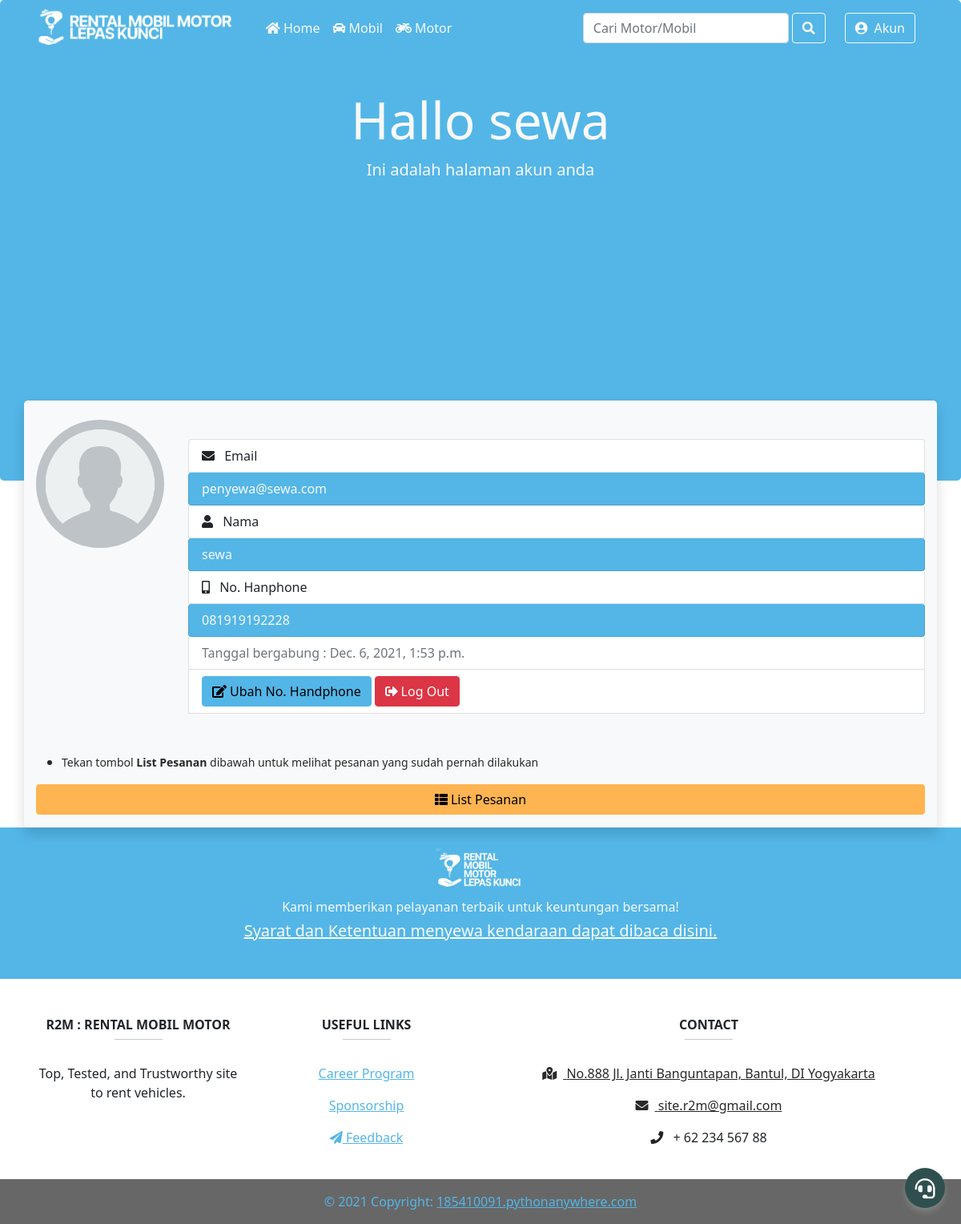
Page /akun/ (signed in) on the earlier database version.
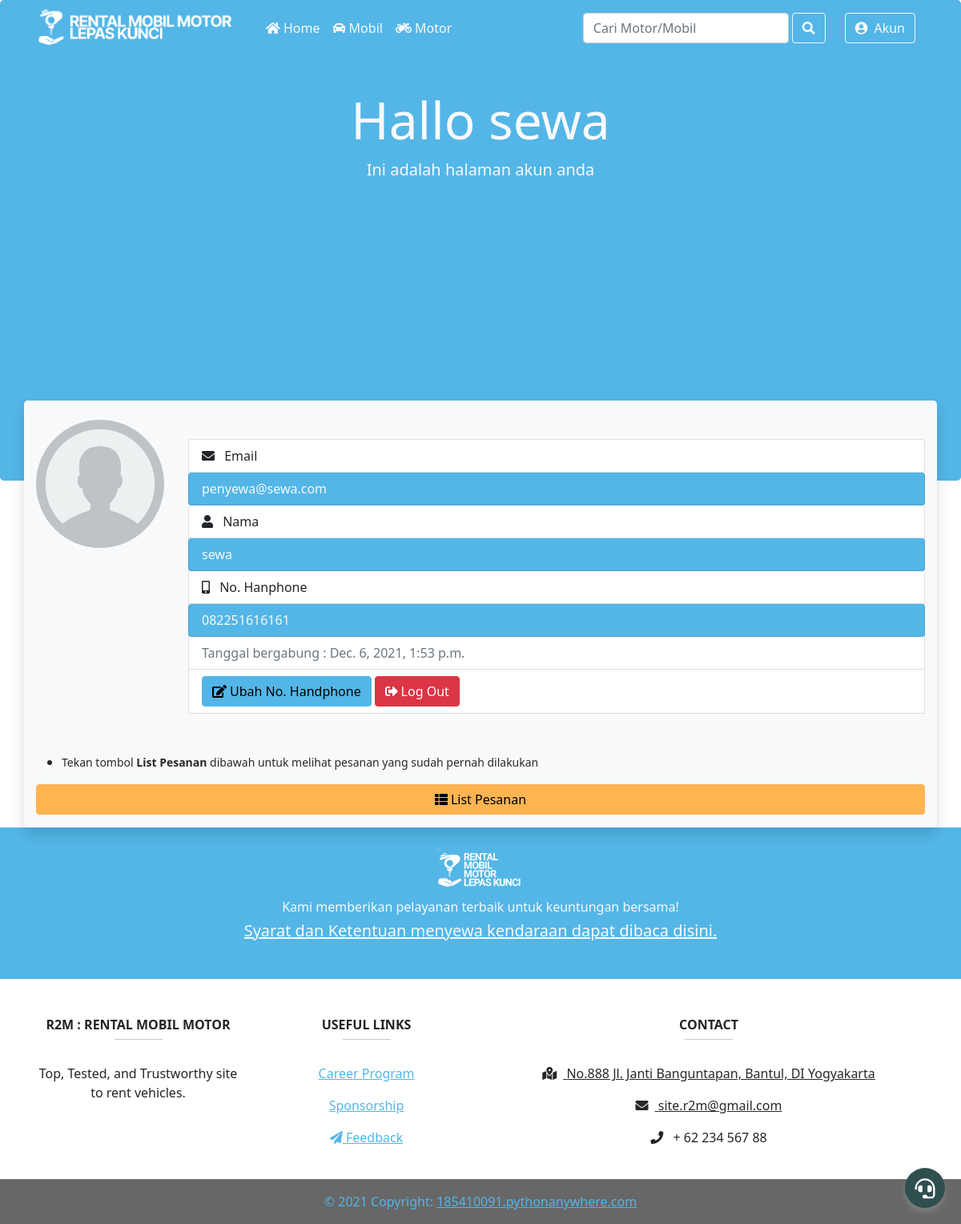
Same page on the later database version.
### akun/models.py (models this page shows, shortened)
class NewAkun(AbstractBaseUser,PermissionsMixin):
    email = models.EmailField(verbose_name="email", max_length=254, unique=True)
    nama = models.CharField(verbose_name="nama", max_length=70)
    no_hp = models.CharField(verbose_name="nomor handphone", max_length=15, unique=False)
    tanggal_akun = models.DateTimeField(default=timezone.now)
    is_staff = models.BooleanField(default=False)
    is_superuser = models.BooleanField(default=False)
    is_active = models.BooleanField(default=True)
    objects = AkunManager()
    USERNAME_FIELD = 'email'
    REQUIRED_FIELDS = ['nama','no_hp']

### akun/views.py (the view, shortened to what this page needs)
# urls.py: path("", views.index , name="index"),
def index(request):
    if request.user.is_authenticated:
        email = request.user.email
        akun = NewAkun.objects.get(email=email)
        pMobil = None
        pMotor = None
        if  bookMobil.objects.filter(id_penyewa_mbl=akun).exists():
            pMobil =  bookMobil.objects.filter(id_penyewa_mbl=akun)
        if  bookMotor.objects.filter(id_penyewa_mtr=akun).exists():
            pMotor =  bookMotor.objects.filter(id_penyewa_mtr=akun)
        context = {
            'title':"Akun | R2M",
            'heading':"Hallo ",
            'subheading':"Ini adalah halaman akun anda",
            'akun' : akun,
            'pesananMbl' : pMobil,
            'pesananMtr' : pMotor
        }
        return render(request, 'akun/index.html',context)
    else:
        return redirect('akun:login')

### mobil/models.py (called while the page is built)
    def __str__(self):
        return "{} - {}".format(self.plat_mbl,self.nama_mbl)

### motor/models.py (called while the page is built)
    def __str__(self):
        return "{} - {}".format(self.plat_mtr,self.nama_mtr)

### templates/akun/index.html (shortened to what this page needs)
{% extends 'base.html' %}
{% load static %}
{% block stylesheet %}
<link rel="stylesheet" href="{% static 'akun/css/jumbotron.css' %}" />
{% endblock stylesheet %}
{% block header %}
<div class="row m-auto ">
    <div class="col-12 w-auto">
        <h1 class="display-3 text-light text-center"><strong>{{heading}} {{akun.nama}}</strong></h1>
        <p class="lead text-light text-center">{{subheading}}</p>
    </div>
</div>
{% endblock header %}
{% block content %}
<div class="row">
    <div class="col-sm-12 col-md-2 wy-5">
        <img src="{% static 'base-img/profile-ph.png' %}" class="img-fluid rounded-circle my-4 border-primary"
            alt="Foto Profile">
    </div>
    <div class="col-sm-12 col-md-10 my-5">
        <ul class="list-group">
            <li class="list-group-item"> <i class="fas fa-envelope mr-2"></i> Email</li>
            <li class="list-group-item bg-primary text-light rounded">{{akun.email}}</li>
            <li class="list-group-item"><i class="fas fa-user mr-2"></i> Nama</li>
            <li class="list-group-item bg-primary text-light rounded">{{akun.nama}}</li>
            <li class="list-group-item "><i class="fas fa-mobile-alt mr-2"></i> No. Hanphone</li>
            <li class="list-group-item bg-primary text-light rounded">{{akun.no_hp}}</li>
            <li class="list-group-item disabled">Tanggal bergabung : {{akun.tanggal_akun}}</li>
            <li class="list-group-item inline">
                <button type="button" class="btn btn-primary" data-toggle="modal" data-target="#nohpModal"><i class="fas fa-edit mr-1"></i>Ubah No.
                    Handphone</button>
                <button type="button" class="btn btn-danger" data-toggle="modal" data-target="#logoutModal"><i
                        class="fas fa-sign-out-alt mr-1"></i>Log Out</button>
            </li>
        </ul>
    </div>
</div>
<div class="row">
    <div class="col mb-3">
        <ul>
            <li>
                <p><small>Tekan tombol <strong>List Pesanan</strong> dibawah untuk melihat pesanan yang sudah pernah dilakukan</small></p>
            </li>
        </ul>
        <button id="pesanan" class="btn btn-warning btn-block"><i class="fas fa-th-list mr-1"></i>List Pesanan</button>
    </div>
</div>
{% endblock content %}

Differences in the rows shown:
changed NewAkun "sewa": no_hp "081919192228" → "082251616161"
